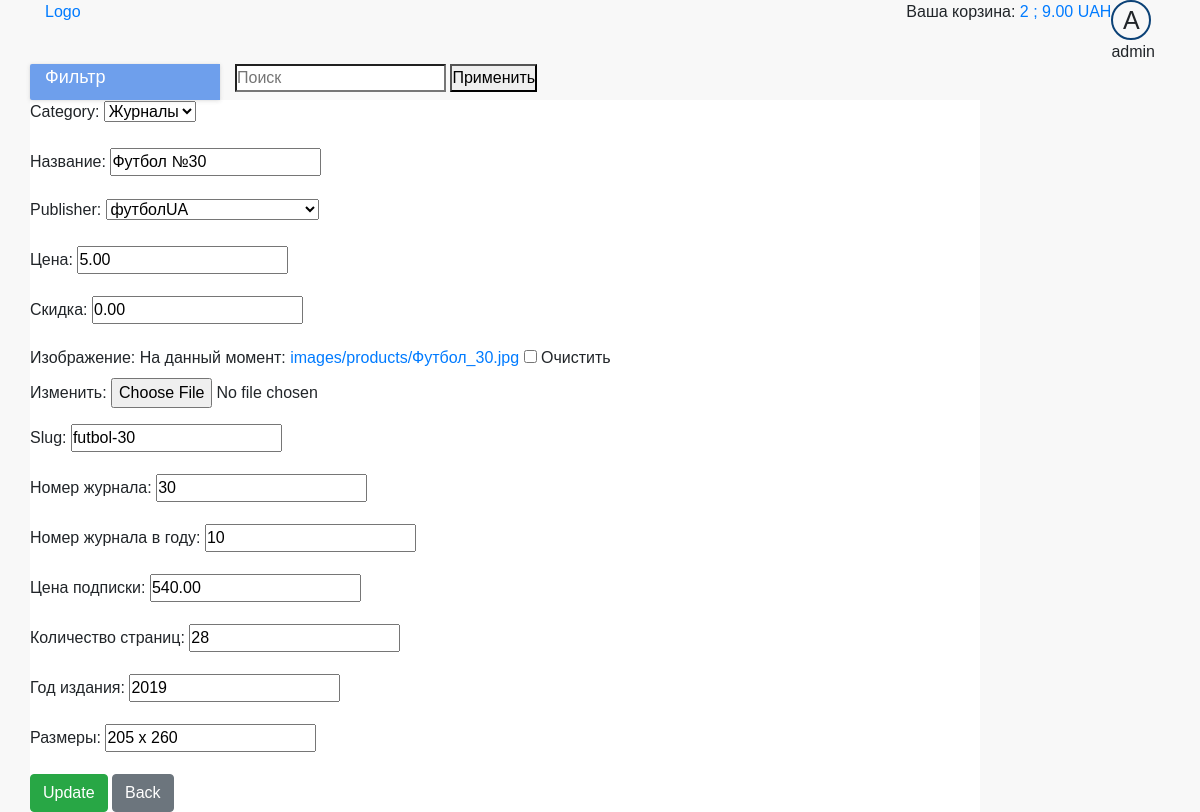
The app's page /store/magazine/update/futbol-30 (signed in) with its own data.
### cart/models.py (models this page shows)
class Cart(models.Model):
    user = models.ForeignKey(User, on_delete=models.CASCADE, verbose_name='Пользователь', null=True)
    product = models.ForeignKey(Product, on_delete=models.CASCADE, verbose_name='Товар', null=True)
    quantity = models.IntegerField(verbose_name='Количество', help_text="Количество товара", blank=True, default=0,
                                   null=True)

### store/models.py (models this page shows, shortened)
class Product(models.Model):
    category = models.ForeignKey(Category, on_delete=models.SET_NULL, null=True)
    name = models.CharField(max_length=100, verbose_name='Название', help_text="Enter book name.", blank=True)
    publisher = models.ForeignKey(Publisher, on_delete=models.SET_NULL, null=True)
    price = models.DecimalField(max_digits=10, verbose_name='Цена', decimal_places=2, help_text="Enter price book",
                                validators=[MinValueValidator(1)],
                                blank=True)
    Discounts = models.DecimalField(max_digits=10, verbose_name='Скидка', decimal_places=2, help_text="Enter discounts",
                                    validators=[MinValueValidator(0)],
                                    blank=True)
    image = models.ImageField(upload_to='images/products/', verbose_name='Изображение', blank=True, null=True)
    slug = models.SlugField(max_length=100)
    class Meta:
        ordering = ['-id']
    def get_discount(self):
        category_discount = self.category.categorydiscount_set.get(category=self.category)
        if category_discount.active:
            if category_discount.discount > self.Discounts:
                return category_discount.discount
            else:
                return self.Discounts
        else:
            return self.Discounts
    def get_discounted_price(self):
        discount = self.get_discount()
        if discount > 0:
            price = self.price - (self.price * (discount / 100))
            return round(price, 2)
        if discount == 0:
            return self.price

class Category(models.Model):
    name = models.CharField(max_length=50, verbose_name='Категория товару', help_text="Enter product category.",
                            blank=True)
    slug = models.SlugField(max_length=100)
    def __str__(self):
        return self.name

class CategoryDiscount(models.Model):
    category = models.ForeignKey(Category, on_delete=models.SET_NULL, null=True)
    discount = models.DecimalField(max_digits=10, verbose_name='Скидка', decimal_places=2, help_text="Enter discounts",
                                   validators=[MinValueValidator(0)],
                                   blank=True)
    active = models.BooleanField(default=False, verbose_name='активация скидки')

class Magazine(Product):
    numb = models.IntegerField(verbose_name='Номер журнала', help_text="Enter number Magazine", blank=True, null=True)
    numb_in_year = models.IntegerField(verbose_name='Номер журнала в году', help_text="Enter number Magazine",
                                       blank=True, null=True)
    subs_price = models.DecimalField(max_digits=10, verbose_name='Цена подписки', decimal_places=2,
                                     help_text="Enter price book", blank=True,
                                     null=True)
    pages = models.CharField(max_length=5, verbose_name='Количество страниц', help_text="Enter number of pages",
                             blank=True)
    pub_year = models.IntegerField(verbose_name='Год издания', help_text="Enter year of publication", blank=True,
                                   null=True)
    size = models.CharField(max_length=10, verbose_name='Размеры', help_text="Enter size book", blank=True)

### store/views.py (the view)
# urls.py: path('store/magazine/update/<slug:slug>', views.MagazineUpdate.as_view(), name='magazine_update'),
class MagazineUpdate(PermissionRequiredMixin, UpdateView):
    permission_required = PERMISSION_ON_SITE['moderator']
    model = Magazine
    form = BookForm
    fields = '__all__'
    template_name = 'store/magazine/magazine_update.html'

### cart/cart.py (called while the page is built)
    def __len__(self):
        return self.cart.__len__()

    def get_total_price(self):
        return self.cart.get_total_price()

### cart/cart_in_model.py (called while the page is built)
    def __len__(self):
        quantity = Cart.objects.filter(user=self.user).aggregate(Sum('quantity'))
        return quantity['quantity__sum']

    def get_total_price(self):
        return sum((item.product.get_discounted_price() * item.quantity for item in
                    Cart.objects.filter(user=self.user)))

### cart/context_processors.py (called while the page is built)
def cart(request):
    return {'cart_info': CartManager(request)}

### store/models.py (called while the page is built)
    def __str__(self):
        return self.name

### store/templates/store/magazine/magazine_update.html (shortened to what this page needs)
{% extends "base_generic.html" %}
{% block content %}
  <div class="catalog  block_white">
    <div class="row">
      <div class="col-12">
        <form method="POST" enctype="multipart/form-data">
          {% for field in form %}
            <div class="form-group">
              {{ field.label_tag }}
              {{ field }}
            </div>
          {% endfor %}
          <input type="submit" {% if request.path == '/new' %} value="Add" {% else %} value="Update" {% endif %}
                 class="btn btn-success"/>
          <a href="{% url 'store:magazine_manage' %}">
            <button type="button" class="btn btn-secondary">Back</button>
          </a>
        </form>
      </div>
    </div>
  </div>
{% endblock %}

### store/templates/base_generic.html (shortened to what this page needs)
<!DOCTYPE html>
<html lang="en">
<head>
  {% load static %}
  <link rel="stylesheet" href="https://stackpath.bootstrapcdn.com/bootstrap/4.3.1/css/bootstrap.min.css"
>
  <link rel="stylesheet" type="text/css" href="{% static 'store/style.css' %}"/>
</head>
<body>
<header>
  <div class="container">
    <div class="header-top-line">
      <div class="row">
        <div class="col-6"><a href="{% url 'store:index' %}">Logo</a></div>
        <div class="col-6 login-menu">
          <div class="cart">
            {% with total_items=cart_info|length %}
              {% if cart_info|length > 0 %}
                Ваша корзина:
                <a href="{% url "cart:cart_detail" %}">
                  <span id="cart_quantity">{{ total_items }} </span>;
                  <span class="cart_total_price"> {{ cart_info.get_total_price }} </span> UAH
                </a>
              {% else %}
                Ваша корзина пуста.
              {% endif %}
            {% endwith %}
          </div>
          {% if user.is_authenticated %}
            <div id="dropdown-menu" class="avatar">
              <div class="avatar__image">
                {{ user.get_username|first|upper }}
              </div>
              {{ user.get_username }}
            </div>
          {% else %}
            <div><a href="{% url 'login' %}?next={{ request.path }}">Войти</a></div>
            <div><a href="{% url 'profile:sign_up' %}?next={{ request.path }}">Регистрация</a></div>
          {% endif %}
        </div>
      </div>
    </div>
    <div class="header-bottom-line">
      <div class="row">
        <div class="col-12 col-md-3 col-xl-2 header-dropdown-menu">
          <span>Фильтр</span>
        </div>
        <div class="col-12 col-md-7 col-xl-10 search-line">
          <form action="{% url "store:search" %}" method="get" class="search-form">
            <label class="">
              <input id="search" class="search-form__input" type="search" name="q" placeholder="Поиск">
            </label>
            <button class="search-form__button" type="submit" value="apply">Применить</button>
          </form>
        </div>
      </div>
    </div>
  </div>
</header>
<div class="container">
  <div class="row">
    <div class="{% if is_shown_by_default %}col-12 {% else %} col-12 col-md-9 col-xl-10 center-wrapper {% endif %}">
      {% block content %}
      {% endblock %}
    </div>
  </div>
</div>
</body>
</html>

### static/store/style.css (style rules this page uses)
* { margin: 0; padding: 0; }
body { background-color: #f8f8f8 !important; font-family: 'Fira Sans', sans-serif; }
header { z-index: 2; position: relative; }
.block_white { background: #fff; }
.avatar__image { width: 40px; height: 40px; border: 2px solid #0c4277; border-radius: 50%; overflow: hidden; text-align: center; font-size: 25px; }
.login-menu { display: flex; justify-content: flex-end; }
.header-dropdown-menu { background-color: #6e9fec; border-radius: 2px 0 0 2px; box-shadow: 0 0 2px 0 rgba(51, 51, 51, .05), 0 1px 4px 0 rgba(51, 51, 51, .15); font-size: 18px; color: #fff; }
#dropdown-menu { width: auto; }
.search-line { display: block; }
.center-wrapper { display: block; position: relative; padding: 0; }
.catalog { position: relative; }

### records on screen
Product: form "Футбол №30" "futbol-30"
Magazine: form "30" "10" "540.00" "28" "2019" "205 x 260"

### other values on screen
{{ total_items }} "2"
{{ cart_info.get_total_price }} "9.00"
{{ user.get_username|first|upper }} "A"
{{ user.get_username }} "admin"
{{ field.label_tag }} "Category:" "Название:" "Publisher:" "Цена:" "Скидка:" "Изображение:" "Slug:" "Номер журнала:" "Номер журнала в году:" "Цена подписки:" "Количество страниц:" "Год издания:" "Размеры:"
